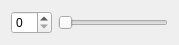
<?xml version="1.0" encoding="UTF-8"?>
<ui version="4.0">
 <class>CustomWidget</class>
 <widget class="QWidget" name="CustomWidget">
  <property name="geometry">
   <rect>
    <x>0</x>
    <y>0</y>
    <width>179</width>
    <height>41</height>
   </rect>
  </property>
  <property name="windowTitle">
   <string>Form</string>
  </property>
  <layout class="QHBoxLayout" name="horizontalLayout">
   <item>
    <widget class="QSpinBox" name="spinBox"/>
   </item>
   <item>
    <widget class="QSlider" name="horizontalSlider">
     <property name="orientation">
      <enum>Qt::Horizontal</enum>
     </property>
    </widget>
   </item>
  </layout>
 </widget>
 <resources/>
 <connections/>
</ui>
